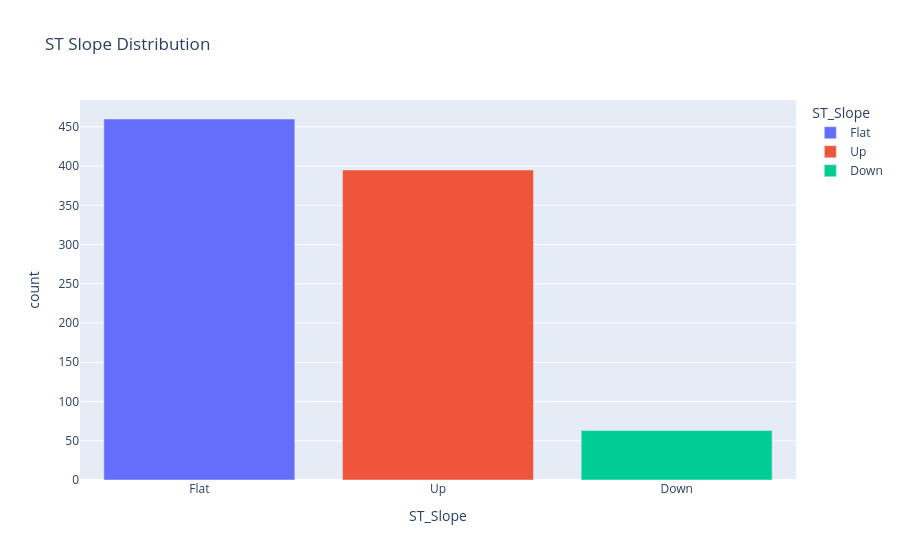

The notebook cell this image was saved under:
### Code cell
figure = px.bar(
    ST_Slope,
    x = ST_Slope['ST_Slope'],
    y = ST_Slope['count'],
    color = ST_Slope['ST_Slope'],
    title = 'ST Slope Distribution'
)

figure.show()

### Figure 1 — Plotly figure (JSON) as saved in the notebook; plotly's stock layout.template omitted (floating-point values rounded to 4 significant figures)
{"data": [{"hovertemplate": "ST_Slope=%{x}<br>count=%{y}<extra></extra>", "legendgroup": "Flat", "marker": {"color": "#636efa", "pattern": {"shape": ""}}, "name": "Flat", "orientation": "v", "showlegend": true, "textposition": "auto", "type": "bar", "x": ["Flat"], "xaxis": "x", "y": [460], "yaxis": "y"}, {"hovertemplate": "ST_Slope=%{x}<br>count=%{y}<extra></extra>", "legendgroup": "Up", "marker": {"color": "#EF553B", "pattern": {"shape": ""}}, "name": "Up", "orientation": "v", "showlegend": true, "textposition": "auto", "type": "bar", "x": ["Up"], "xaxis": "x", "y": [395], "yaxis": "y"}, {"hovertemplate": "ST_Slope=%{x}<br>count=%{y}<extra></extra>", "legendgroup": "Down", "marker": {"color": "#00cc96", "pattern": {"shape": ""}}, "name": "Down", "orientation": "v", "showlegend": true, "textposition": "auto", "type": "bar", "x": ["Down"], "xaxis": "x", "y": [63], "yaxis": "y"}], "layout": {"barmode": "relative", "legend": {"title": {"text": "ST_Slope"}, "tracegroupgap": 0}, "title": {"text": "ST Slope Distribution"}, "xaxis": {"anchor": "y", "categoryarray": ["Flat", "Up", "Down"], "categoryorder": "array", "domain": [0, 1], "title": {"text": "ST_Slope"}}, "yaxis": {"anchor": "x", "domain": [0, 1], "title": {"text": "count"}}}}
